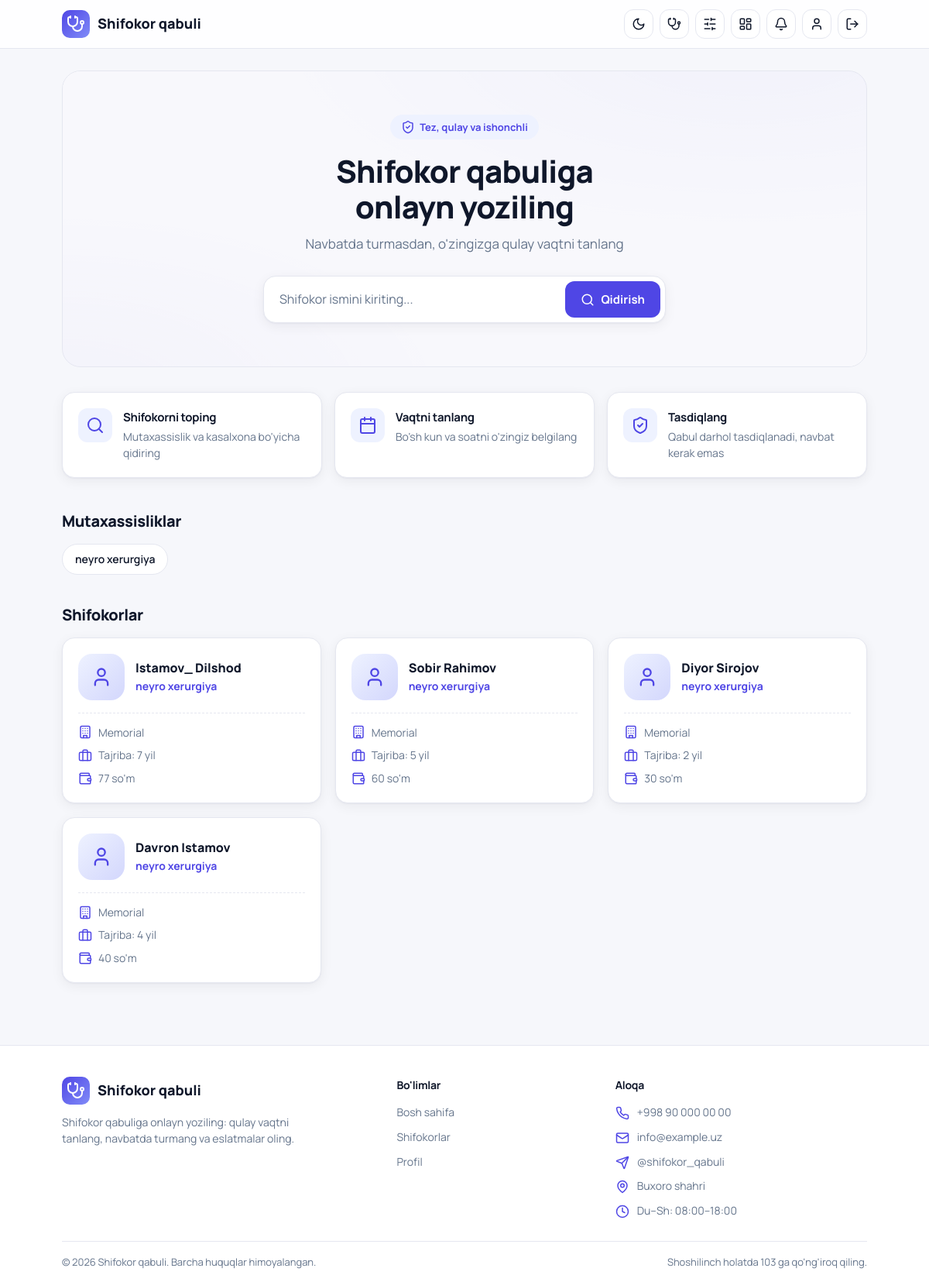
Screenshot of / (signed in) with the database file from the repository.
### clin_app/models.py (models this page shows, shortened)
class Specialty(models.Model):
    name = models.CharField("Mutaxassislik", max_length=100, unique=True)
    class Meta:
        verbose_name = "Mutaxassislik"
        verbose_name_plural = "Mutaxassisliklar"
    def __str__(self):
        return self.name

class Doctor(models.Model):
    user = models.OneToOneField(User, on_delete=models.CASCADE, related_name="doctor_profile")
    hospital = models.ForeignKey(Hospital, on_delete=models.CASCADE, related_name="doctors")
    department = models.ForeignKey(Department, on_delete=models.SET_NULL, null=True, blank=True)
    specialty = models.ForeignKey(Specialty, on_delete=models.PROTECT, related_name="doctors")
    experience_years = models.PositiveSmallIntegerField("Tajriba (yil)", default=0)
    price = models.PositiveIntegerField("Qabul narxi (so'm)", default=0)
    bio = models.TextField("Haqida", blank=True)
    photo = models.ImageField(upload_to="doctors/", blank=True, null=True)
    slot_minutes = models.PositiveSmallIntegerField("Bir qabul davomiyligi (daqiqa)", default=20)
    is_active = models.BooleanField(default=True)
    class Meta:
        verbose_name = "Shifokor"
        verbose_name_plural = "Shifokorlar"

class User(AbstractUser):
    class Role(models.TextChoices):
        PATIENT = "patient", "Bemor"
        DOCTOR = "doctor", "Shifokor"
        HOSPITAL_ADMIN = "hospital_admin", "Kasalxona admini"
    role = models.CharField(max_length=20, choices=Role.choices, default=Role.PATIENT)
    phone = models.CharField("Telefon", max_length=20, unique=True, null=True, blank=True)
    birth_date = models.DateField("Tug'ilgan sana", null=True, blank=True)
    hospital = models.ForeignKey(
        Hospital, on_delete=models.SET_NULL, null=True, blank=True, related_name="staff"
    )
    must_change_password = models.BooleanField("Parolni almashtirishi shart", default=False)
    @property
    def is_patient(self):
        return self.role == self.Role.PATIENT
    @property
    def is_doctor(self):
        return self.role == self.Role.DOCTOR
    @property
    def is_hospital_admin(self):
        return self.role == self.Role.HOSPITAL_ADMIN

class Hospital(models.Model):
    name = models.CharField("Nomi", max_length=200)
    address = models.CharField("Manzil", max_length=300)
    phone = models.CharField("Telefon", max_length=20, blank=True)
    description = models.TextField("Tavsif", blank=True)
    logo = models.ImageField(upload_to="hospitals/", blank=True, null=True)
    is_active = models.BooleanField(default=True)
    class Meta:
        verbose_name = "Kasalxona"
        verbose_name_plural = "Kasalxonalar"

### clin_app/views.py (the view)
# urls.py: path('', views.home, name='home'),
def home(request):
    context = {
        'specialties': Specialty.objects.all(),
        'doctors': Doctor.objects.filter(is_active=True).select_related('user', 'specialty', 'hospital')[:6],
    }
    return render(request, 'home.html', context)

### clin_app/context_processors.py (called while the page is built)
def notifications(request):
    user = request.user
    if user.is_authenticated:
        return {"unread_count": user.notifications.filter(is_read=False).count()}
    return {}

### clin_app/templates/home.html (shortened to what this page needs)
{% extends 'base.html' %}
{% load static %}
{% block content %}
<section class="hero">
  <span class="hero-badge"><svg class="icon"><use href="#i-shield"/></svg> Tez, qulay va ishonchli</span>
  <h1>Shifokor qabuliga<br>onlayn yoziling</h1>
  <p>Navbatda turmasdan, o'zingizga qulay vaqtni tanlang</p>
  <form action="{% url 'doctor_list' %}" class="search-bar">
    <input name="q" placeholder="Shifokor ismini kiriting...">
    <button class="btn"><svg class="icon"><use href="#i-search"/></svg> Qidirish</button>
  </form>
</section>
<div class="features">
  <div class="card feature">
    <div class="feature-icon"><svg class="icon icon-lg"><use href="#i-search"/></svg></div>
    <div><h3>Shifokorni toping</h3><p class="muted small">Mutaxassislik va kasalxona bo'yicha qidiring</p></div>
  </div>
  <div class="card feature">
    <div class="feature-icon"><svg class="icon icon-lg"><use href="#i-calendar"/></svg></div>
    <div><h3>Vaqtni tanlang</h3><p class="muted small">Bo'sh kun va soatni o'zingiz belgilang</p></div>
  </div>
  <div class="card feature">
    <div class="feature-icon"><svg class="icon icon-lg"><use href="#i-shield"/></svg></div>
    <div><h3>Tasdiqlang</h3><p class="muted small">Qabul darhol tasdiqlanadi, navbat kerak emas</p></div>
  </div>
</div>
<h2 class="section-title">Mutaxassisliklar</h2>
<div class="chips">
  {% for s in specialties %}
    <a href="{% url 'doctor_list' %}?specialty={{ s.id }}" class="chip">{{ s.name }}</a>
  {% empty %}
    <span class="muted small">Mutaxassisliklar hali qo'shilmagan.</span>
  {% endfor %}
</div>
<h2 class="section-title">Shifokorlar</h2>
<div class="grid">
  {% for doctor in doctors %}
    {% include 'doctors/_card.html' %}
  {% empty %}
    <p class="muted">Hozircha shifokorlar qo'shilmagan.</p>
  {% endfor %}
</div>
{% endblock %}

### clin_app/templates/doctors/_card.html
<a href="{% url 'doctor_detail' doctor.pk %}" class="card">
  <div class="doctor-head">
    {% if doctor.photo %}
      <img src="{{ doctor.photo.url }}" class="avatar" alt="">
    {% else %}
      <div class="avatar"><svg class="icon"><use href="#i-user"/></svg></div>
    {% endif %}
    <div>
      <div class="doctor-name">{{ doctor.user.get_full_name|default:doctor.user.username }}</div>
      <div class="teal small" style="font-weight:700">{{ doctor.specialty }}</div>
    </div>
  </div>
  <div class="doctor-meta">
    <div class="row"><svg class="icon"><use href="#i-building"/></svg> {{ doctor.hospital.name }}</div>
    <div class="row"><svg class="icon"><use href="#i-briefcase"/></svg> Tajriba: {{ doctor.experience_years }} yil</div>
    <div class="row"><svg class="icon"><use href="#i-wallet"/></svg> {{ doctor.price }} so'm</div>
  </div>
</a>

### rows the page displays
Specialty: name "neyro xerurgiya"
Doctor: user.get_full_name "Istamov_ Dilshod", specialty "neyro xerurgiya", hospital.name "Memorial", experience_years "7", price "77"
Doctor: user.get_full_name "Sobir Rahimov", specialty "neyro xerurgiya", hospital.name "Memorial", experience_years "5", price "60"
Doctor: user.get_full_name "Diyor Sirojov", specialty "neyro xerurgiya", hospital.name "Memorial", experience_years "2", price "30"
Doctor: user.get_full_name "Davron Istamov", specialty "neyro xerurgiya", hospital.name "Memorial", experience_years "4", price "40"
